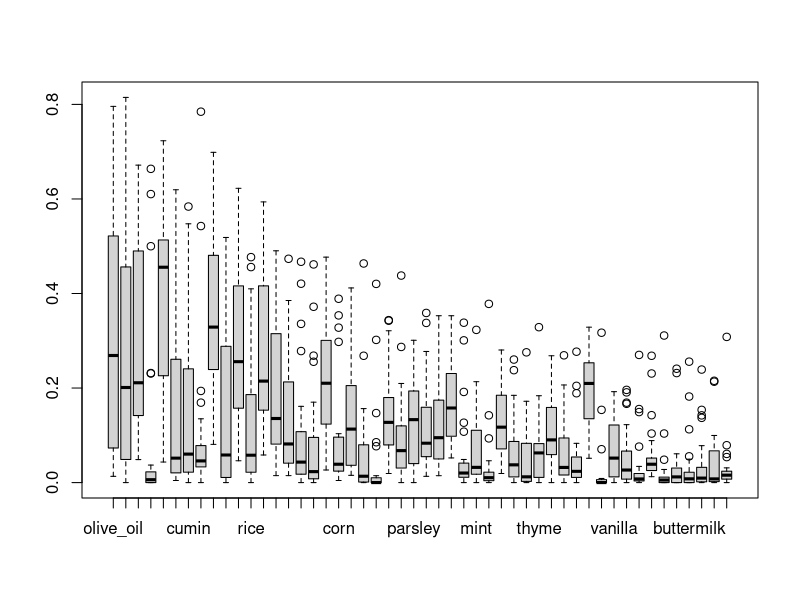
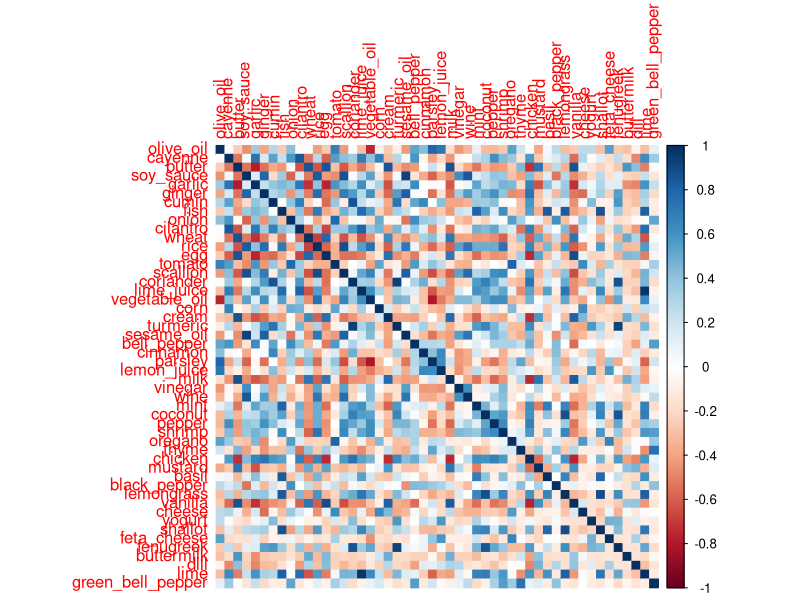
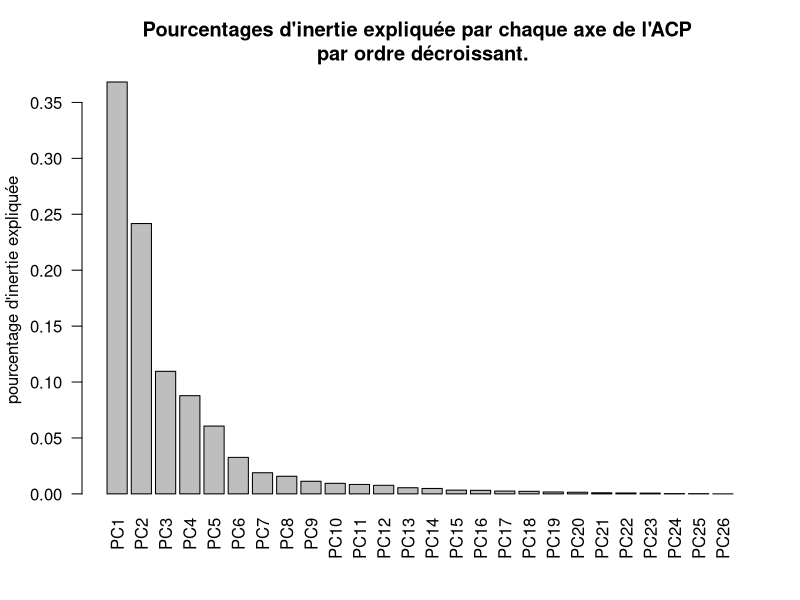
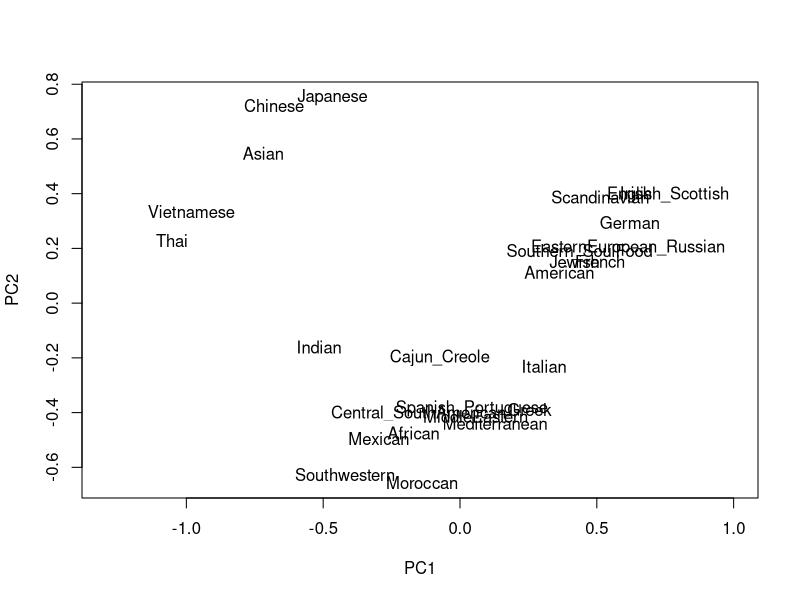
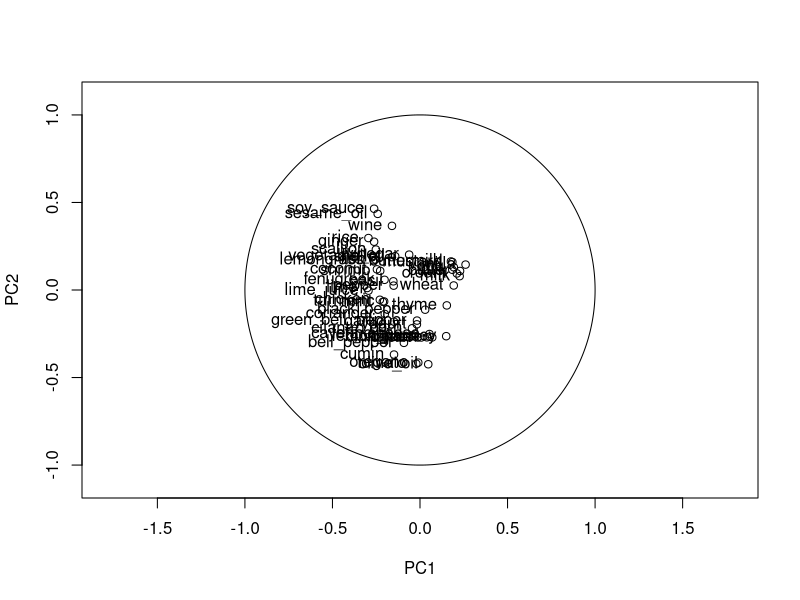
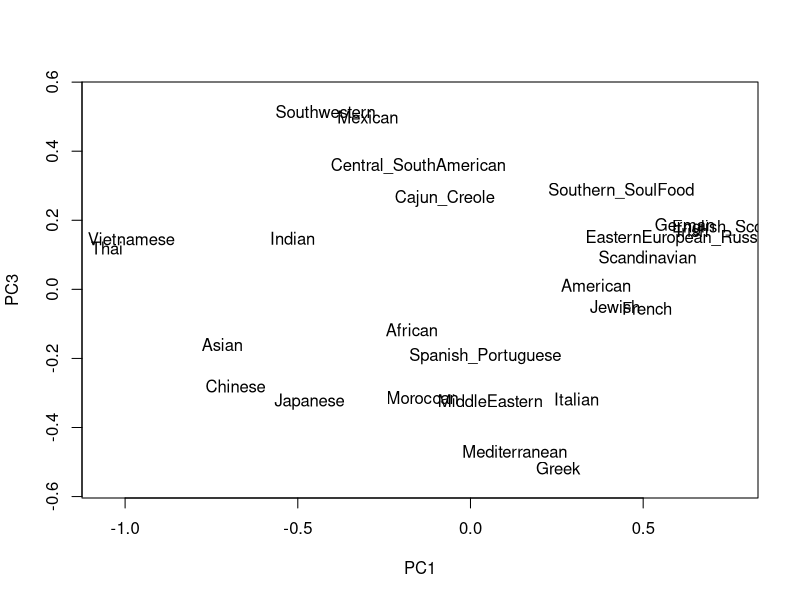
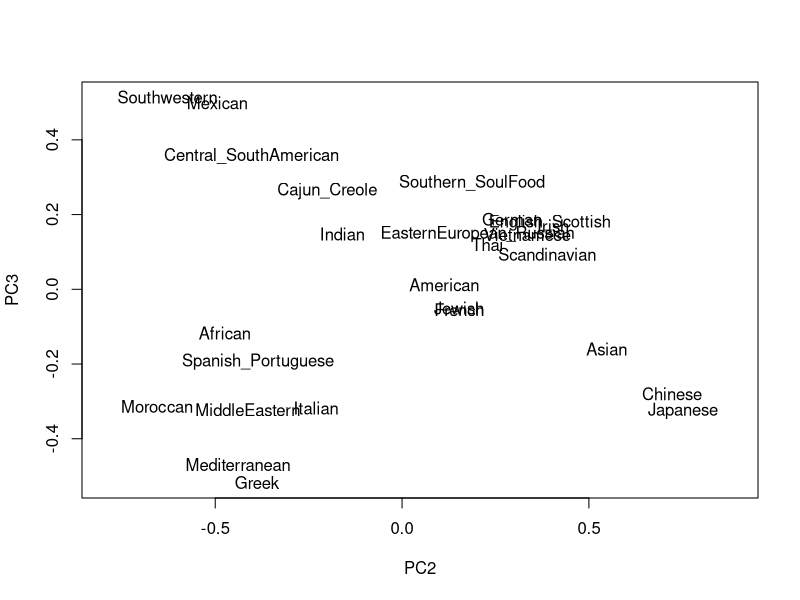
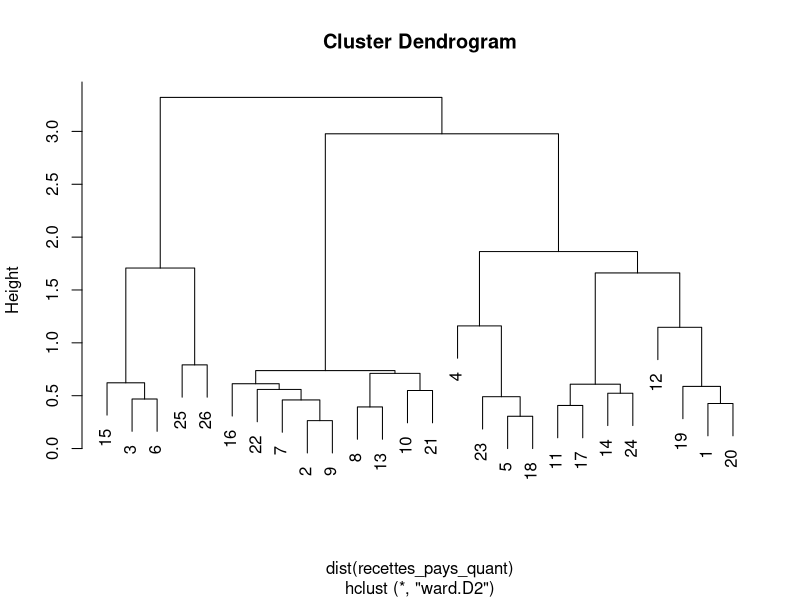

These figures' R source, in order:
## ---- chunk 1
recettes_pays <- read.csv("donnees/recettes-pays.data", header=T, sep=",")
head(recettes_pays)
recettes_pays_quant = recettes_pays[,-1]
## ---- chunk 2
print(nrow(recettes_pays))
print(length(unique(recettes_pays[,1])))
print(ncol(recettes_pays))
print(min(recettes_pays_quant))
print(max(recettes_pays_quant))
print(sum(is.na(recettes_pays_quant)))
boxplot(recettes_pays_quant)
#summary(recettes_pays)
## ---- chunk 3
library(corrplot)
M <- cor(recettes_pays_quant)
col <- colorRampPalette(c("#BB4444", "#EE9988", "#FFFFFF", "#77AADD", "#4477AA"))
corrplot(M, method = "color") #trop de variables...
## ---- chunk 4
res <- prcomp(recettes_pays_quant)
summary_ACP = summary(res)
print(summary_ACP)
png(filename="imgs/acp.png")
barplot(summary_ACP$importance[2,], las=2)
title(main='Pourcentages d\'inertie expliquée par chaque axe de l\'ACP \n par ordre décroissant.', ylab='pourcentage d\'inertie expliquée')
#(res$sdev)^2 # Les valeurs propres
#res$loadings # Les vecteurs propres
#res$scores # Le nouveau tableau individus-variables
## ---- chunk 5
#ACP_res = data.frame(recettes_pays$origin, res$x, row.names = rownames(recettes_pays))
ACP_res = data.frame(res$x, row.names = rownames(recettes_pays_quant))

png(filename="imgs/acp_plan_1_2.png")
plot(ACP_res[,c(1,2)], type='n', asp=1) # Plan 1,2
text(ACP_res[,1], ACP_res[,2], labels=recettes_pays$origin)
## ---- chunk 6
n=dim(recettes_pays_quant)[1]
matrix_recettes_pays_quant <- as.matrix(recettes_pays_quant)
V <- (1/n)*t(matrix_recettes_pays_quant) %*% matrix_recettes_pays_quant
tmp <- eigen(V, symmetric=TRUE)
L <- diag(tmp$values)[c(1:n),c(1:n)] #on retire les valeurs propres nulles
correlations <- (1/n) * (t(matrix_recettes_pays_quant)%*%as.matrix(ACP_res)) / (sqrt(diag(V))%*%t(sqrt(diag(L))))
print(dim(correlations))
print(correlations)
print(t(correlations[1,])%*%correlations[1,])
corr_1_2 <- correlations[,c(1,2)]
## ---- chunk 7
plot(corr_1_2, xlim=c(-1.1,1.1), ylim=c(-1.1,1.1), asp=1)
text(correlations[,1], correlations[,2], labels=rownames(correlations), pos=2)
require(plotrix)
draw.circle(0, 0, 1, nv = 1000)
## ---- chunk 8
png(filename="imgs/acp_plan_1_3.png")
plot(ACP_res[,c(1,3)], type='n', asp=1) # Plan 1,3
text(ACP_res[,1], ACP_res[,3], labels=recettes_pays$origin)
## ---- chunk 9
png(filename="imgs/acp_plan_2_3.png")
plot(ACP_res[,c(2,3)], type='n', asp=1) # Plan 2,3
text(ACP_res[,2], ACP_res[,3], labels=recettes_pays$origin)
## ---- chunk 10
#png(filename="imgs/acp_plan_2_3.png")
clust = hclust(dist(recettes_pays_quant), method="ward.D2")
plot(clust)
